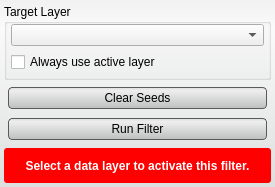
<?xml version="1.0" encoding="UTF-8"?>
<ui version="4.0">
 <class>NeighborhoodConnectedFilterInterface</class>
 <widget class="QWidget" name="NeighborhoodConnectedFilterInterface">
  <property name="geometry">
   <rect>
    <x>0</x>
    <y>0</y>
    <width>275</width>
    <height>187</height>
   </rect>
  </property>
  <property name="sizePolicy">
   <sizepolicy hsizetype="Preferred" vsizetype="Fixed">
    <horstretch>0</horstretch>
    <verstretch>0</verstretch>
   </sizepolicy>
  </property>
  <property name="maximumSize">
   <size>
    <width>16777215</width>
    <height>16777215</height>
   </size>
  </property>
  <property name="windowTitle">
   <string>Neighborhood Connected Filter</string>
  </property>
  <property name="styleSheet">
   <string notr="true">QWidget#NeighborhoodConnectedFilterInterface{
  border-radius: 3px;
  background-color: qlineargradient(spread:pad, x1:0.5, y1:0, x2:0.5, y2:0.960227, stop:0 rgba(241, 241, 241, 255), stop:0.155779 rgba(250, 250, 250, 255), stop:1 rgba(222, 224, 224, 255));       
}


QPushButton{
  background-color: qlineargradient(spread:pad, x1:0.5, y1:0, x2:0.5, y2:0.960227, stop:0 rgba(221, 221, 221, 255), stop:0.155779 rgba(238, 238, 238, 255), stop:1 rgba(192, 194, 194, 255));
  border-radius: 4px;
  border: 1px solid rgb(90, 90, 90);
  margin:4px;
}

QPushButton:hover{
  background-color: qlineargradient(spread:pad, x1:0.5, y1:0, x2:0.5, y2:1, stop:0 rgba(195, 195, 195, 255), stop:0.253769 rgba(206, 206, 206, 255), stop:1 rgba(185, 185, 185, 255));
  border-radius: 4px;
  border: 1px solid rgb(90, 90, 90);
  margin:4px;
}

QPushButton:pressed{
  background-color: qlineargradient(spread:pad, x1:0.5, y1:0, x2:0.5, y2:1, stop:0 rgba(150, 150, 150, 255), stop:0.753769 rgba(206, 206, 206, 255), stop:1 rgba(185, 185, 185, 255));
  border-radius: 4px;
  border: 1px solid rgb(90, 90, 90);
  margin:4px;
}</string>
  </property>
  <layout class="QVBoxLayout" name="verticalLayout">
   <property name="spacing">
    <number>2</number>
   </property>
   <property name="margin">
    <number>4</number>
   </property>
   <item>
    <widget class="QGroupBox" name="target_groupbox_">
     <property name="minimumSize">
      <size>
       <width>0</width>
       <height>76</height>
      </size>
     </property>
     <property name="maximumSize">
      <size>
       <width>16777215</width>
       <height>76</height>
      </size>
     </property>
     <property name="title">
      <string>Target Layer</string>
     </property>
     <layout class="QVBoxLayout" name="verticalLayout_4">
      <property name="spacing">
       <number>6</number>
      </property>
      <property name="leftMargin">
       <number>4</number>
      </property>
      <property name="topMargin">
       <number>0</number>
      </property>
      <property name="rightMargin">
       <number>4</number>
      </property>
      <property name="bottomMargin">
       <number>4</number>
      </property>
      <item>
       <widget class="QtUtils::QtDropableComboBox" name="target_layer_">
        <property name="sizePolicy">
         <sizepolicy hsizetype="Ignored" vsizetype="Fixed">
          <horstretch>0</horstretch>
          <verstretch>0</verstretch>
         </sizepolicy>
        </property>
       </widget>
      </item>
      <item>
       <widget class="QWidget" name="widget_3" native="true">
        <property name="minimumSize">
         <size>
          <width>0</width>
          <height>20</height>
         </size>
        </property>
        <layout class="QHBoxLayout" name="horizontalLayout_3">
         <property name="margin">
          <number>0</number>
         </property>
         <item>
          <widget class="QCheckBox" name="use_active_layer_">
           <property name="text">
            <string>Always use active layer</string>
           </property>
          </widget>
         </item>
        </layout>
       </widget>
      </item>
     </layout>
    </widget>
   </item>
   <item>
    <widget class="QWidget" name="widget" native="true">
     <property name="minimumSize">
      <size>
       <width>0</width>
       <height>64</height>
      </size>
     </property>
     <property name="maximumSize">
      <size>
       <width>16777215</width>
       <height>64</height>
      </size>
     </property>
     <layout class="QVBoxLayout" name="verticalLayout_2">
      <property name="spacing">
       <number>0</number>
      </property>
      <property name="margin">
       <number>0</number>
      </property>
      <item>
       <widget class="QPushButton" name="clear_seeds_button_">
        <property name="sizePolicy">
         <sizepolicy hsizetype="Preferred" vsizetype="Fixed">
          <horstretch>0</horstretch>
          <verstretch>0</verstretch>
         </sizepolicy>
        </property>
        <property name="minimumSize">
         <size>
          <width>0</width>
          <height>30</height>
         </size>
        </property>
        <property name="text">
         <string>Clear Seeds</string>
        </property>
       </widget>
      </item>
      <item>
       <widget class="QPushButton" name="run_filter_button_">
        <property name="sizePolicy">
         <sizepolicy hsizetype="Expanding" vsizetype="Fixed">
          <horstretch>0</horstretch>
          <verstretch>0</verstretch>
         </sizepolicy>
        </property>
        <property name="minimumSize">
         <size>
          <width>0</width>
          <height>30</height>
         </size>
        </property>
        <property name="text">
         <string>Run Filter</string>
        </property>
       </widget>
      </item>
     </layout>
    </widget>
   </item>
   <item>
    <widget class="QWidget" name="message_alert_" native="true">
     <property name="minimumSize">
      <size>
       <width>0</width>
       <height>32</height>
      </size>
     </property>
     <property name="styleSheet">
      <string notr="true">QLabel#message_{
  color: white;
  font: bold;
}

QWidget#message_alert_{
  border-radius: 3px;
  background-color: red;
}</string>
     </property>
     <layout class="QHBoxLayout" name="horizontalLayout_5">
      <property name="spacing">
       <number>0</number>
      </property>
      <property name="margin">
       <number>4</number>
      </property>
      <item>
       <widget class="QLabel" name="message_">
        <property name="text">
         <string>Select a data layer to activate this filter.</string>
        </property>
        <property name="alignment">
         <set>Qt::AlignCenter</set>
        </property>
        <property name="wordWrap">
         <bool>true</bool>
        </property>
       </widget>
      </item>
     </layout>
    </widget>
   </item>
  </layout>
 </widget>
 <customwidgets>
  <customwidget>
   <class>QtUtils::QtDropableComboBox</class>
   <extends>QComboBox</extends>
   <header location="global">QtUtils/Widgets/QtDropableComboBox.h</header>
  </customwidget>
 </customwidgets>
 <resources/>
 <connections/>
</ui>
